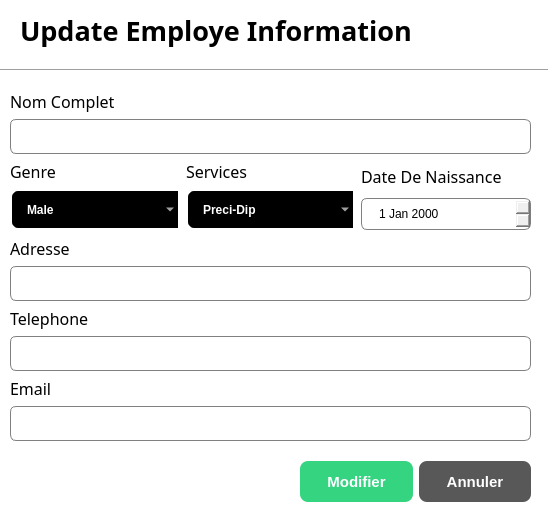
<?xml version="1.0" encoding="UTF-8"?>
<ui version="4.0">
 <class>UpdateEmployeDialog</class>
 <widget class="QDialog" name="UpdateEmployeDialog">
  <property name="geometry">
   <rect>
    <x>0</x>
    <y>0</y>
    <width>548</width>
    <height>520</height>
   </rect>
  </property>
  <property name="windowTitle">
   <string>Dialog</string>
  </property>
  <property name="styleSheet">
   <string notr="true">QDialog{
 
	background-color:white;
}

QLineEdit{
  border: 1px solid gray;
  border-radius: 6px;
  padding-left: 15px;
  height: 35px;
}

QDateEdit{
   border: 1px solid gray;
  border-radius: 6px;
  padding-left: 15px;
  height: 30px;
  
}
QComboBox{
     border: 2px solid white;
     border-radius: 8px;
     padding :1px  18px  1px  3px ;
     background-color:black;
	 color: rgb(255, 255, 255);
     height: 35px;
     padding-left: 15px;
     font-weight:bold;
     selection-background-color: #2980B9;
}</string>
  </property>
  <widget class="Line" name="line">
   <property name="geometry">
    <rect>
     <x>0</x>
     <y>60</y>
     <width>551</width>
     <height>20</height>
    </rect>
   </property>
   <property name="orientation">
    <enum>Qt::Orientation::Horizontal</enum>
   </property>
  </widget>
  <widget class="QLabel" name="label">
   <property name="geometry">
    <rect>
     <x>20</x>
     <y>10</y>
     <width>421</width>
     <height>41</height>
    </rect>
   </property>
   <property name="font">
    <font>
     <family>Century Gothic</family>
     <pointsize>20</pointsize>
     <bold>true</bold>
    </font>
   </property>
   <property name="text">
    <string>Update Employe Information</string>
   </property>
  </widget>
  <widget class="QWidget" name="layoutWidget">
   <property name="geometry">
    <rect>
     <x>10</x>
     <y>90</y>
     <width>521</width>
     <height>351</height>
    </rect>
   </property>
   <layout class="QVBoxLayout" name="verticalLayout_8">
    <item>
     <layout class="QVBoxLayout" name="verticalLayout">
      <item>
       <widget class="QLabel" name="label_2">
        <property name="font">
         <font>
          <family>Century Gothic</family>
          <pointsize>12</pointsize>
         </font>
        </property>
        <property name="text">
         <string>Nom Complet </string>
        </property>
       </widget>
      </item>
      <item>
       <widget class="QLineEdit" name="upddate_name_lineEdit">
        <property name="minimumSize">
         <size>
          <width>0</width>
          <height>35</height>
         </size>
        </property>
        <property name="maximumSize">
         <size>
          <width>16777215</width>
          <height>35</height>
         </size>
        </property>
        <property name="sizeIncrement">
         <size>
          <width>0</width>
          <height>0</height>
         </size>
        </property>
       </widget>
      </item>
     </layout>
    </item>
    <item>
     <layout class="QHBoxLayout" name="horizontalLayout">
      <item>
       <layout class="QVBoxLayout" name="verticalLayout_5">
        <item>
         <widget class="QLabel" name="label_6">
          <property name="font">
           <font>
            <family>Century Gothic</family>
            <pointsize>12</pointsize>
           </font>
          </property>
          <property name="text">
           <string>Genre</string>
          </property>
         </widget>
        </item>
        <item>
         <widget class="QComboBox" name="update_gender_comboBox">
          <item>
           <property name="text">
            <string>Male</string>
           </property>
          </item>
          <item>
           <property name="text">
            <string>Female</string>
           </property>
          </item>
         </widget>
        </item>
       </layout>
      </item>
      <item>
       <layout class="QVBoxLayout" name="verticalLayout_6">
        <item>
         <widget class="QLabel" name="label_7">
          <property name="font">
           <font>
            <family>Century Gothic</family>
            <pointsize>12</pointsize>
           </font>
          </property>
          <property name="text">
           <string>Services </string>
          </property>
         </widget>
        </item>
        <item>
         <widget class="QComboBox" name="update_services_comboBox">
          <item>
           <property name="text">
            <string>Preci-Dip</string>
           </property>
          </item>
          <item>
           <property name="text">
            <string>Cellduc</string>
           </property>
          </item>
          <item>
           <property name="text">
            <string>CMS</string>
           </property>
          </item>
          <item>
           <property name="text">
            <string>4Energy</string>
           </property>
          </item>
          <item>
           <property name="text">
            <string>Qualite</string>
           </property>
          </item>
          <item>
           <property name="text">
            <string>CMS</string>
           </property>
          </item>
          <item>
           <property name="text">
            <string/>
           </property>
          </item>
         </widget>
        </item>
       </layout>
      </item>
      <item>
       <layout class="QVBoxLayout" name="verticalLayout_7">
        <item>
         <widget class="QLabel" name="label_8">
          <property name="font">
           <font>
            <family>Century Gothic</family>
            <pointsize>12</pointsize>
           </font>
          </property>
          <property name="text">
           <string>Date De Naissance</string>
          </property>
         </widget>
        </item>
        <item>
         <widget class="QDateEdit" name="update_dob_dateEdit"/>
        </item>
       </layout>
      </item>
     </layout>
    </item>
    <item>
     <layout class="QVBoxLayout" name="verticalLayout_2">
      <item>
       <widget class="QLabel" name="label_3">
        <property name="font">
         <font>
          <family>Century Gothic</family>
          <pointsize>12</pointsize>
         </font>
        </property>
        <property name="text">
         <string>Adresse</string>
        </property>
       </widget>
      </item>
      <item>
       <widget class="QLineEdit" name="update_adresse_lineEdit">
        <property name="minimumSize">
         <size>
          <width>0</width>
          <height>35</height>
         </size>
        </property>
        <property name="maximumSize">
         <size>
          <width>16777215</width>
          <height>35</height>
         </size>
        </property>
        <property name="sizeIncrement">
         <size>
          <width>0</width>
          <height>0</height>
         </size>
        </property>
       </widget>
      </item>
     </layout>
    </item>
    <item>
     <layout class="QVBoxLayout" name="verticalLayout_3">
      <item>
       <widget class="QLabel" name="label_4">
        <property name="font">
         <font>
          <family>Century Gothic</family>
          <pointsize>12</pointsize>
         </font>
        </property>
        <property name="text">
         <string>Telephone</string>
        </property>
       </widget>
      </item>
      <item>
       <widget class="QLineEdit" name="update_phone_lineEdit">
        <property name="minimumSize">
         <size>
          <width>0</width>
          <height>35</height>
         </size>
        </property>
        <property name="maximumSize">
         <size>
          <width>16777215</width>
          <height>35</height>
         </size>
        </property>
        <property name="sizeIncrement">
         <size>
          <width>0</width>
          <height>0</height>
         </size>
        </property>
       </widget>
      </item>
     </layout>
    </item>
    <item>
     <layout class="QVBoxLayout" name="verticalLayout_4">
      <item>
       <widget class="QLabel" name="label_5">
        <property name="font">
         <font>
          <family>Century Gothic</family>
          <pointsize>12</pointsize>
         </font>
        </property>
        <property name="text">
         <string>Email</string>
        </property>
       </widget>
      </item>
      <item>
       <widget class="QLineEdit" name="update_email_lineEdit">
        <property name="minimumSize">
         <size>
          <width>0</width>
          <height>35</height>
         </size>
        </property>
        <property name="maximumSize">
         <size>
          <width>16777215</width>
          <height>35</height>
         </size>
        </property>
        <property name="sizeIncrement">
         <size>
          <width>0</width>
          <height>0</height>
         </size>
        </property>
       </widget>
      </item>
     </layout>
    </item>
   </layout>
  </widget>
  <widget class="QWidget" name="layoutWidget">
   <property name="geometry">
    <rect>
     <x>300</x>
     <y>460</y>
     <width>231</width>
     <height>43</height>
    </rect>
   </property>
   <layout class="QHBoxLayout" name="horizontalLayout_2">
    <item>
     <widget class="QPushButton" name="update_employee_btn">
      <property name="minimumSize">
       <size>
        <width>0</width>
        <height>41</height>
       </size>
      </property>
      <property name="styleSheet">
       <string notr="true">QPushButton{
  background-color:#34D481;
color:white;
border: none;
border-radius:8px;
font-weight:bold;
font-size:15px;

}</string>
      </property>
      <property name="text">
       <string>Modifier</string>
      </property>
     </widget>
    </item>
    <item>
     <widget class="QPushButton" name="update_cancle_btn">
      <property name="minimumSize">
       <size>
        <width>0</width>
        <height>41</height>
       </size>
      </property>
      <property name="styleSheet">
       <string notr="true">QPushButton{
  background-color:#585858;
color:white;
border: none;
border-radius:8px;
font-weight:bold;
font-size:15px;

}</string>
      </property>
      <property name="text">
       <string>Annuler</string>
      </property>
     </widget>
    </item>
   </layout>
  </widget>
 </widget>
 <resources/>
 <connections/>
</ui>
